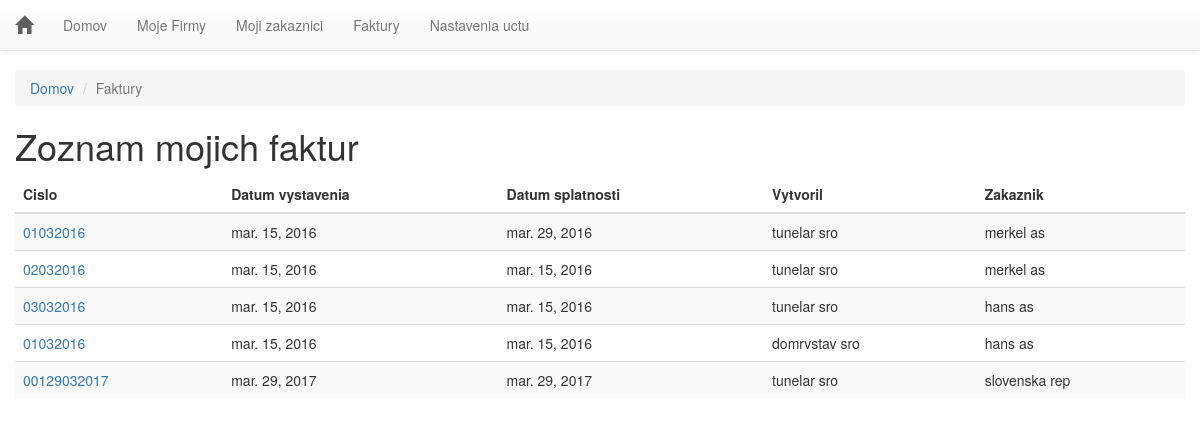
The page /faktury/ (signed in) on the database its author committed.
### invoice/models.py (models this page shows, shortened)
class Faktura(models.Model):
	id = models.AutoField(primary_key=True)
	db_uuid = models.UUIDField(unique=True, default=uuid.uuid4, editable=False)
	owner = models.ForeignKey(Login, blank=False)
	creator = models.ForeignKey(Firma, blank=False)
	created_for = models.ForeignKey(Zakaznik, blank=False)
	cislo_faktury = models.CharField(blank=False, max_length=150)
	datum_vystavenia = models.DateField(blank=False)
	datum_splatnosti = models.DateField(blank=False)
	datum_dodania = models.DateField(blank=False)
	konstantny_symbol = models.CharField(blank=False, max_length=150)
	doprava = models.CharField(blank=True, max_length=150)
	komentar = models.TextField(max_length=3000)

class Firma(models.Model):
	id = models.AutoField(primary_key=True)
	db_uuid = models.UUIDField(unique=True, default=uuid.uuid4, editable=False)
	creator = models.ForeignKey(Login, blank=False)
	nazov = models.CharField(blank=False, max_length=200)
	meno = models.CharField(blank=False, max_length=50)
	priezvisko = models.CharField(blank=False, max_length=50)
	ico = models.CharField(blank=False, max_length=50)
	dic = models.CharField(blank=False, max_length=50)
	banka = models.CharField(blank=False, max_length=100)
	alphanumeric = RegexValidator(r'^[0-9a-zA-Z]*$', 'Zadajte cislo vo formate IBAN')
	cislo_uctu = models.CharField(blank=False, max_length=24, validators=[alphanumeric])
	banky=(
		('', 'vyberte'),
		('SUBASKBX', 'Všeobecná úverová banka, a. s.'),
		('GIBASKBX', 'Slovenská sporiteľňa, a. s.'),
		('TATRSKBX', 'Tatra banka, a. s.'),
		('BREXSKBX', 'MBANK – BRE Bank SA, pobočka zahraničnej banky mBank v SR'),
		('UNCRSKBX', 'UniCredit Bank Czech Republic and Slovakia, a. s., pobočka zahr. banky'),
		('CEKOSKBX', 'ČSOB – Československá obchodná banka, a.s.'),
	)
	cislo_swift = models.CharField(max_length=8,choices=banky,default='', blank=False)
	platca_DPH = models.CharField(choices=[("platiDPH", "ano"),("neplatcaDPH", "nie")], max_length=11)
	telefon = models.CharField(max_length=50)
	adresa_ulica = models.CharField(max_length=200)
	adresa_mesto = models.CharField(max_length=90)
	adresa_PSC = models.CharField(max_length=20)
	def __str__(self):
		return self.nazov

class Zakaznik(models.Model):
	id = models.AutoField(primary_key=True)
	db_uuid = models.UUIDField(unique=True, default=uuid.uuid4, editable=False)
	owner = models.ForeignKey(Login, blank=False)
	creator = models.ForeignKey(Firma, blank=False)
	nazov = models.CharField(blank=True, max_length=200)
	meno = models.CharField(blank=True, max_length=50)
	cislo = models.CharField(blank=True, max_length=50)
	priezvisko = models.CharField(blank=True, max_length=50)
	adresa_ulica = models.CharField(max_length=200)
	adresa_mesto = models.CharField(max_length=90)
	adresa_psc = models.CharField(max_length=20)
	ico = models.CharField(blank=False, max_length=50)
	dic = models.CharField(blank=False, max_length=50)
	icdph = models.CharField(blank=False, max_length=50)
	banka = models.CharField(blank=False, max_length=100)
	cislo_uctu = models.CharField(blank=False, max_length=100)
	email = models.EmailField(blank=False)
	telefon = models.CharField(max_length=50)

### invoice/views.py (the view)
# urls.py: url(r'^faktury/$', views.faktury_all, name='faktury_all'),
@login_required(login_url='/logmein/')
def faktury_all(request):
	Fakturas_list = Faktura.objects.all()
	t = loader.get_template('invoice/faktury.html')
	c = Context({'Fakturas_list': Fakturas_list,})
	return HttpResponse(t.render(c))

### templates/invoice/faktury.html (shortened to what this page needs)
<!DOCTYPE html>
<html>
<head>
{% include "invoice/head.html" %}
</head>
<body>
{% include "invoice/nav.html" %}<div class="container-fluid">
 <ol class="breadcrumb">
  <li><a href="/">Domov</a></li>
  <li class="active">Faktury</li>
</ol>
<h1>Zoznam mojich faktur</h1>
{% if Fakturas_list %}
    <div class="table-responsive"><table class="table table-striped table-hover">
    <thead>
    <tr><th>Cislo</th><th>Datum vystavenia</th><th>Datum splatnosti</th><th>Vytvoril</th><th>Zakaznik</th></tr>
    </thead>
    <tbody>
    {% for b in Fakturas_list %}
        <tr><td><a href="{% url 'invoice:detail' b.id %}">{{ b.cislo_faktury }}</a></td>
        <td>{{b.datum_vystavenia}}</td>
        <td>{{b.datum_splatnosti}}</td>
        <td>{{ b.creator }}</td>
        <td>{{b.created_for.nazov}}</td>
        </tr>
    {% endfor %}
    </tbody>
</table></div>
{% else %}
    <p>Ziadne zaznamy.</p>
{% endif %}
</div>
</body>
</html>

### templates/invoice/head.html (style rules this page uses)
body { padding-top: 70px; }

### rows shown on the page
Faktura: cislo_faktury "01032016", datum_vystavenia "mar. 15, 2016", datum_splatnosti "mar. 29, 2016", creator "tunelar sro", created_for.nazov "merkel as"
Faktura: cislo_faktury "02032016", datum_vystavenia "mar. 15, 2016", datum_splatnosti "mar. 15, 2016", creator "tunelar sro", created_for.nazov "merkel as"
Faktura: cislo_faktury "03032016", datum_vystavenia "mar. 15, 2016", datum_splatnosti "mar. 15, 2016", creator "tunelar sro", created_for.nazov "hans as"
Faktura: cislo_faktury "01032016", datum_vystavenia "mar. 15, 2016", datum_splatnosti "mar. 15, 2016", creator "domrvstav sro", created_for.nazov "hans as"
Faktura: cislo_faktury "00129032017", datum_vystavenia "mar. 29, 2017", datum_splatnosti "mar. 29, 2017", creator "tunelar sro", created_for.nazov "slovenska rep"
